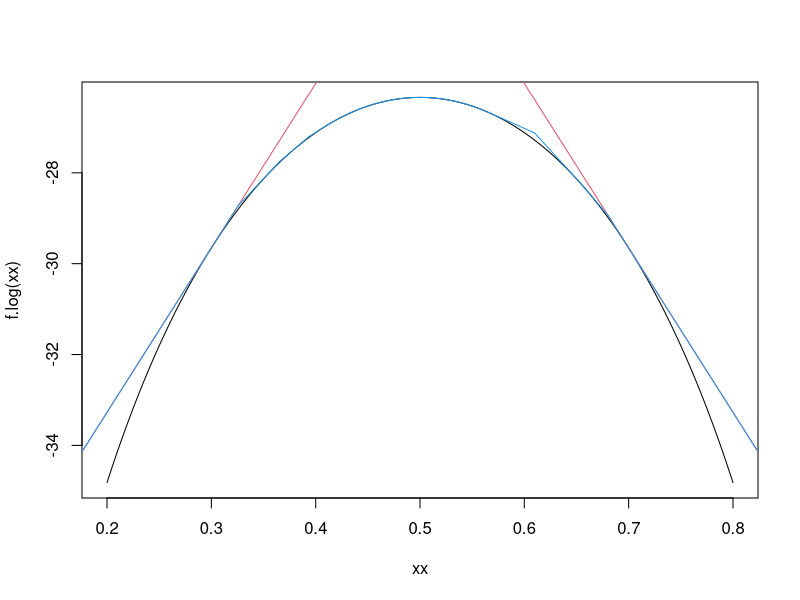
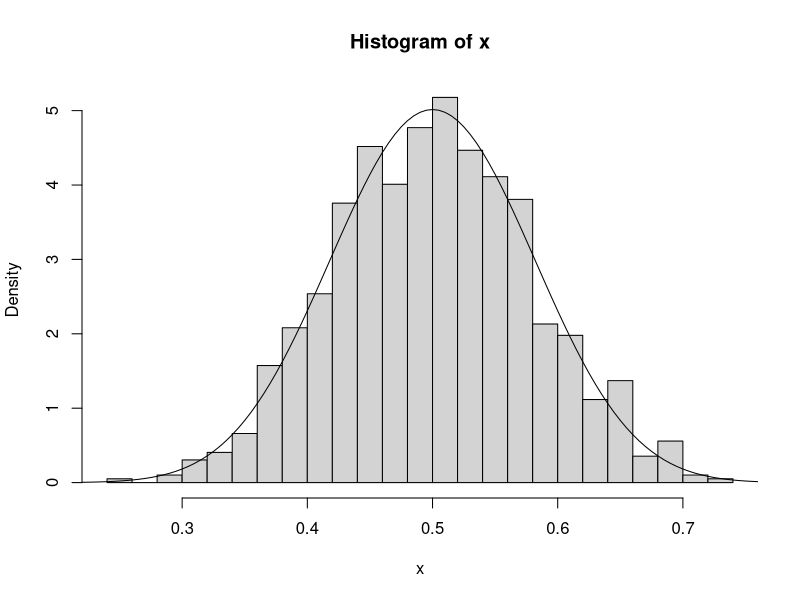

R code for these plots, in order:
#################################
## Adaptive rejection sampling ##
#################################

# As input a function to compute log f and its derivative and two values on
# either side of the maximum are required  

# Arguments: cx = Interval boundaries for piecewise linear majorants
# a,b = intercepts and bound for piecewise linear majorants
# k = number of linear pieces in the upper bound
# M = proportional to probabilities of the different components of the proposal
# x = vector of accepted values
# The code allows the first and/or the last interval to be unbounded.
# It avoids over- and underflow in cases where b is almost zero. 

#setup (here for the Beta distribution)
#log density (up to a constant) and its derivative
f.log <- function(x) al*log(x) + be*log(1-x)
f.logd <- function(x) al/x - be/(1-x)
al <- 20-1 
be <- 20-1 # Parameters reduced by one compared with usual 
k <- 2
cx <- c(0.3,0.7) # 2 points on both sides of the maximum.
b <- f.logd(cx) # slopes of the tangents 
a <- f.log(cx) -cx*b # intercepts of the tangents. 
cx <- (a[2]-a[1])/(b[1]-b[2]) # intersection of the tangents 
cx <- c(0,cx,1)
r <- 1 - exp(-abs(b)*(cx[-1]-cx[-3])) # auxiliary variable 
M <- c(b[1]*cx[2],b[2]*cx[2]) + a + log(r) - log(abs(b))
M <- exp(M - max(M))
x <- NULL
xx <- seq(0.2,0.8,by=0.005) #Plotting
plot(xx,f.log(xx),type="l")
segments(cx[-(k+1)],a+b*cx[-(k+1)],cx[-1],a+b*cx[-1],col=2)

#sampling (i is the counter for the proposed values)
for (i in (1:1000)){ 
  ind <- sample(1:k,1,prob=M) # Select an interval
  xnew <- log(1- runif(1)*r[ind])/b[ind] # generate the proposal
  if (b[ind]>0) xnew <- cx[ind+1] +xnew else xnew <- cx[ind]+xnew
  if (log(runif(1)) < f.log(xnew) - a[ind] - b[ind]*xnew) x <- c(x,xnew)
                                        # Decide whether to accept
#Adapt the proposal if too few values are accepted
  if (length(x)<0.95*i) { 
    print(i)
    bnew <- f.logd(xnew)
    anew <- f.log(xnew)-bnew*xnew # tangent at xnew
    j <- 1+sum(b>bnew) # Number of the new interval 
    if (j==1) { # update a,b,cx if new interval is the first one 
      cx <- c(cx[1],(anew-a[1])/(b[1]-bnew),cx[-1])
      a <- c(anew,a)
      b <- c(bnew,b)
    } else if (j==(k+1)) { # same if new interval is the last one 
      cx <- c(cx[1:k],(anew-a[k])/(b[k]-bnew),cx[k+1])
      a <- c(a,anew)
      b <- c(b,bnew)
    } else { # same if new intervall is somewhere in the middle 
      cx <- c(cx[1:(j-1)],(anew-a[j-1])/(b[j-1]-bnew),
               (anew-a[j])/(b[j]-bnew),cx[-(1:j)])
      a <- c(a[1:(j-1)],anew,a[j:k])
      b <- c(b[1:(j-1)],bnew,b[j:k])
    }
    k <- k+1
    r <- 1 - exp(-abs(b)*(cx[-1]-cx[-(k+1)]))# Update r und M
    ind <- min((1:k)[b<0])            
    M <- b*c(cx[2:ind],cx[ind:k]) + a + log(r) - log(abs(b))
    M <- exp(M - max(M))
  }
}

#adapted proposal
segments(cx[-(k+1)],a+b*cx[-(k+1)],cx[-1],a+b*cx[-1],col=4)

#Results
length(x) # how many values were accepted ?
k # how many segments does the final proposal contain ?
hist(x,freq=FALSE,breaks=20)
lines(xx,dbeta(xx,20,20))  # checking if accepted values are beta-distributed





